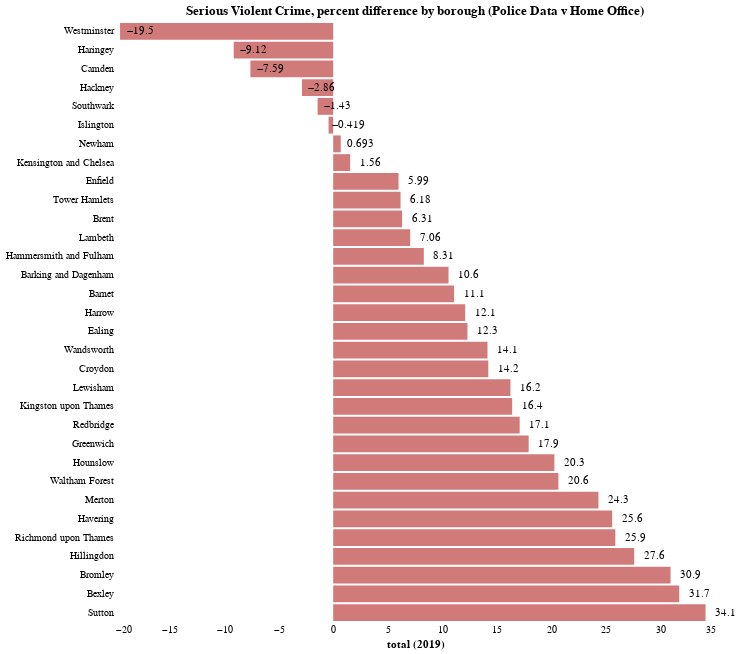

The code cell stored with this chart in its notebook:
### Code cell
bars = alt.Chart(violence_borough[['borough', 'pct_difference']], title='Serious Violent Crime, percent difference by borough (Police Data v Home Office)').mark_bar(opacity=0.6, color='firebrick').encode(
    x=alt.X('pct_difference:Q', axis=alt.Axis(title='total (2019)', ticks=False)),
    y=alt.Y('borough:N', axis=alt.Axis(title=None, ticks=False), sort='x'),  
    #color=alt.Color('borough:N', legend=None)
)

text = alt.Chart(violence_borough[['borough', 'pct_difference']]).mark_text(
    align='center',
    baseline='middle',
    color='black',
    dx=20  # Nudges text to right so it doesn't appear on top of the bar
).encode(
    x=alt.X('pct_difference:Q', axis=alt.Axis(title='total (2019)', ticks=False)),
    y=alt.Y('borough:N', axis=alt.Axis(title=None, ticks=False), sort='x'),  
    text=alt.Text('pct_difference:Q', format=',.3r')
)

(bars + text).configure_axis(
    grid=False,
    domain=False
).configure_view(
    strokeWidth=0).properties(height=600, width=600)

### Figure 1 — Vega-Lite specification as saved in the notebook (floating-point values rounded to 4 significant figures)
{"config": {"view": {"continuousWidth": 400, "continuousHeight": 300, "strokeWidth": 0}, "axis": {"domain": false, "grid": false}}, "layer": [{"data": {"name": "data-75d49d4d02aba569c5237e3cc068b0b5"}, "mark": {"type": "bar", "color": "firebrick", "opacity": 0.6}, "encoding": {"x": {"type": "quantitative", "axis": {"ticks": false, "title": "total (2019)"}, "field": "pct_difference"}, "y": {"type": "nominal", "axis": {"ticks": false, "title": null}, "field": "borough", "sort": "x"}}, "title": "Serious Violent Crime, percent difference by borough (Police Data v Home Office)"}, {"data": {"name": "data-75d49d4d02aba569c5237e3cc068b0b5"}, "mark": {"type": "text", "align": "center", "baseline": "middle", "color": "black", "dx": 20}, "encoding": {"text": {"type": "quantitative", "field": "pct_difference", "format": ",.3r"}, "x": {"type": "quantitative", "axis": {"ticks": false, "title": "total (2019)"}, "field": "pct_difference"}, "y": {"type": "nominal", "axis": {"ticks": false, "title": null}, "field": "borough", "sort": "x"}}}], "height": 600, "width": 600, "$schema": "https://vega.github.io/schema/vega-lite/v4.8.1.json", "datasets": {"data-75d49d4d02aba569c5237e3cc068b0b5": [{"borough": "Barking and Dagenham", "pct_difference": 10.57}, {"borough": "Barnet", "pct_difference": 11.08}, {"borough": "Bexley", "pct_difference": 31.72}, {"borough": "Brent", "pct_difference": 6.315}, {"borough": "Bromley", "pct_difference": 30.93}, {"borough": "Camden", "pct_difference": -7.588}, {"borough": "Croydon", "pct_difference": 14.22}, {"borough": "Ealing", "pct_difference": 12.31}, {"borough": "Enfield", "pct_difference": 5.991}, {"borough": "Greenwich", "pct_difference": 17.92}, {"borough": "Hackney", "pct_difference": -2.862}, {"borough": "Hammersmith and Fulham", "pct_difference": 8.31}, {"borough": "Haringey", "pct_difference": -9.117}, {"borough": "Harrow", "pct_difference": 12.1}, {"borough": "Havering", "pct_difference": 25.57}, {"borough": "Hillingdon", "pct_difference": 27.59}, {"borough": "Hounslow", "pct_difference": 20.27}, {"borough": "Islington", "pct_difference": -0.4195}, {"borough": "Kensington and Chelsea", "pct_difference": 1.556}, {"borough": "Kingston upon Thames", "pct_difference": 16.41}, {"borough": "Lambeth", "pct_difference": 7.058}, {"borough": "Lewisham", "pct_difference": 16.25}, {"borough": "Merton", "pct_difference": 24.32}, {"borough": "Newham", "pct_difference": 0.6931}, {"borough": "Redbridge", "pct_difference": 17.09}, {"borough": "Richmond upon Thames", "pct_difference": 25.86}, {"borough": "Southwark", "pct_difference": -1.428}, {"borough": "Sutton", "pct_difference": 34.14}, {"borough": "Tower Hamlets", "pct_difference": 6.175}, {"borough": "Waltham Forest", "pct_difference": 20.64}, {"borough": "Wandsworth", "pct_difference": 14.14}, {"borough": "Westminster", "pct_difference": -19.53}]}}
